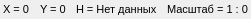
<?xml version="1.0" encoding="UTF-8"?>
<ui version="4.0">
 <class>MapInfoWidgetClass</class>
 <widget class="QWidget" name="MapInfoWidgetClass">
  <property name="geometry">
   <rect>
    <x>0</x>
    <y>0</y>
    <width>251</width>
    <height>19</height>
   </rect>
  </property>
  <property name="sizePolicy">
   <sizepolicy hsizetype="Expanding" vsizetype="Fixed">
    <horstretch>0</horstretch>
    <verstretch>0</verstretch>
   </sizepolicy>
  </property>
  <property name="minimumSize">
   <size>
    <width>0</width>
    <height>0</height>
   </size>
  </property>
  <property name="windowTitle">
   <string>MapInfoWidget</string>
  </property>
  <layout class="QGridLayout" name="gridLayout">
   <property name="sizeConstraint">
    <enum>QLayout::SetMinimumSize</enum>
   </property>
   <property name="margin">
    <number>3</number>
   </property>
   <property name="spacing">
    <number>0</number>
   </property>
   <item row="0" column="0">
    <widget class="QLabel" name="xLabel">
     <property name="sizePolicy">
      <sizepolicy hsizetype="Expanding" vsizetype="Fixed">
       <horstretch>0</horstretch>
       <verstretch>0</verstretch>
      </sizepolicy>
     </property>
     <property name="styleSheet">
      <string notr="true">color: rgb(0, 0, 0);</string>
     </property>
     <property name="text">
      <string>&lt;!DOCTYPE HTML PUBLIC &quot;-//W3C//DTD HTML 4.0//EN&quot; &quot;http://www.w3.org/TR/REC-html40/strict.dtd&quot;&gt;
&lt;html&gt;&lt;head&gt;&lt;meta name=&quot;qrichtext&quot; content=&quot;1&quot; /&gt;&lt;style type=&quot;text/css&quot;&gt;
p, li { white-space: pre-wrap; }
&lt;/style&gt;&lt;/head&gt;&lt;body style=&quot; font-family:'MS Shell Dlg 2'; font-size:8.25pt; font-weight:400; font-style:normal;&quot;&gt;
&lt;p style=&quot; margin-top:0px; margin-bottom:0px; margin-left:0px; margin-right:0px; -qt-block-indent:0; text-indent:0px;&quot;&gt;&lt;span style=&quot; font-size:8pt;&quot;&gt;X = 0&lt;/span&gt;&lt;/p&gt;&lt;/body&gt;&lt;/html&gt;</string>
     </property>
     <property name="alignment">
      <set>Qt::AlignLeading|Qt::AlignLeft|Qt::AlignVCenter</set>
     </property>
     <property name="margin">
      <number>0</number>
     </property>
     <property name="indent">
      <number>-1</number>
     </property>
    </widget>
   </item>
   <item row="0" column="1">
    <widget class="QLabel" name="yLabel">
     <property name="sizePolicy">
      <sizepolicy hsizetype="Expanding" vsizetype="Fixed">
       <horstretch>0</horstretch>
       <verstretch>0</verstretch>
      </sizepolicy>
     </property>
     <property name="styleSheet">
      <string notr="true">color: rgb(0, 0, 0);</string>
     </property>
     <property name="text">
      <string>&lt;!DOCTYPE HTML PUBLIC &quot;-//W3C//DTD HTML 4.0//EN&quot; &quot;http://www.w3.org/TR/REC-html40/strict.dtd&quot;&gt;
&lt;html&gt;&lt;head&gt;&lt;meta name=&quot;qrichtext&quot; content=&quot;1&quot; /&gt;&lt;style type=&quot;text/css&quot;&gt;
p, li { white-space: pre-wrap; }
&lt;/style&gt;&lt;/head&gt;&lt;body style=&quot; font-family:'MS Shell Dlg 2'; font-size:8.25pt; font-weight:400; font-style:normal;&quot;&gt;
&lt;p style=&quot; margin-top:0px; margin-bottom:0px; margin-left:0px; margin-right:0px; -qt-block-indent:0; text-indent:0px;&quot;&gt;&lt;span style=&quot; font-size:8pt;&quot;&gt;Y = 0&lt;/span&gt;&lt;/p&gt;&lt;/body&gt;&lt;/html&gt;</string>
     </property>
     <property name="alignment">
      <set>Qt::AlignLeading|Qt::AlignLeft|Qt::AlignVCenter</set>
     </property>
     <property name="margin">
      <number>0</number>
     </property>
     <property name="indent">
      <number>10</number>
     </property>
    </widget>
   </item>
   <item row="0" column="2">
    <widget class="QLabel" name="hLabel">
     <property name="sizePolicy">
      <sizepolicy hsizetype="Expanding" vsizetype="Fixed">
       <horstretch>0</horstretch>
       <verstretch>0</verstretch>
      </sizepolicy>
     </property>
     <property name="styleSheet">
      <string notr="true">color: rgb(0, 0, 0);</string>
     </property>
     <property name="frameShape">
      <enum>QFrame::NoFrame</enum>
     </property>
     <property name="text">
      <string>&lt;!DOCTYPE HTML PUBLIC &quot;-//W3C//DTD HTML 4.0//EN&quot; &quot;http://www.w3.org/TR/REC-html40/strict.dtd&quot;&gt;
&lt;html&gt;&lt;head&gt;&lt;meta name=&quot;qrichtext&quot; content=&quot;1&quot; /&gt;&lt;style type=&quot;text/css&quot;&gt;
p, li { white-space: pre-wrap; }
&lt;/style&gt;&lt;/head&gt;&lt;body style=&quot; font-family:'MS Shell Dlg 2'; font-size:8.25pt; font-weight:400; font-style:normal;&quot;&gt;
&lt;p style=&quot; margin-top:0px; margin-bottom:0px; margin-left:0px; margin-right:0px; -qt-block-indent:0; text-indent:0px;&quot;&gt;&lt;span style=&quot; font-size:8pt;&quot;&gt;H = Нет данных&lt;/span&gt;&lt;/p&gt;&lt;/body&gt;&lt;/html&gt;</string>
     </property>
     <property name="textFormat">
      <enum>Qt::AutoText</enum>
     </property>
     <property name="scaledContents">
      <bool>false</bool>
     </property>
     <property name="alignment">
      <set>Qt::AlignLeading|Qt::AlignLeft|Qt::AlignVCenter</set>
     </property>
     <property name="wordWrap">
      <bool>false</bool>
     </property>
     <property name="margin">
      <number>0</number>
     </property>
     <property name="indent">
      <number>10</number>
     </property>
    </widget>
   </item>
   <item row="0" column="3">
    <widget class="QLabel" name="scaleLabel">
     <property name="sizePolicy">
      <sizepolicy hsizetype="Expanding" vsizetype="Fixed">
       <horstretch>0</horstretch>
       <verstretch>0</verstretch>
      </sizepolicy>
     </property>
     <property name="styleSheet">
      <string notr="true">color: rgb(0, 0, 0);</string>
     </property>
     <property name="frameShape">
      <enum>QFrame::NoFrame</enum>
     </property>
     <property name="text">
      <string>&lt;!DOCTYPE HTML PUBLIC &quot;-//W3C//DTD HTML 4.0//EN&quot; &quot;http://www.w3.org/TR/REC-html40/strict.dtd&quot;&gt;
&lt;html&gt;&lt;head&gt;&lt;meta name=&quot;qrichtext&quot; content=&quot;1&quot; /&gt;&lt;style type=&quot;text/css&quot;&gt;
p, li { white-space: pre-wrap; }
&lt;/style&gt;&lt;/head&gt;&lt;body style=&quot; font-family:'MS Shell Dlg 2'; font-size:8.25pt; font-weight:400; font-style:normal;&quot;&gt;
&lt;p style=&quot; margin-top:0px; margin-bottom:0px; margin-left:0px; margin-right:0px; -qt-block-indent:0; text-indent:0px;&quot;&gt;&lt;span style=&quot; font-size:8pt;&quot;&gt;Масштаб = 1 : 0&lt;/span&gt;&lt;/p&gt;&lt;/body&gt;&lt;/html&gt;</string>
     </property>
     <property name="alignment">
      <set>Qt::AlignLeading|Qt::AlignLeft|Qt::AlignVCenter</set>
     </property>
     <property name="margin">
      <number>0</number>
     </property>
     <property name="indent">
      <number>10</number>
     </property>
    </widget>
   </item>
  </layout>
 </widget>
 <layoutdefault spacing="6" margin="11"/>
 <resources/>
 <connections/>
</ui>
